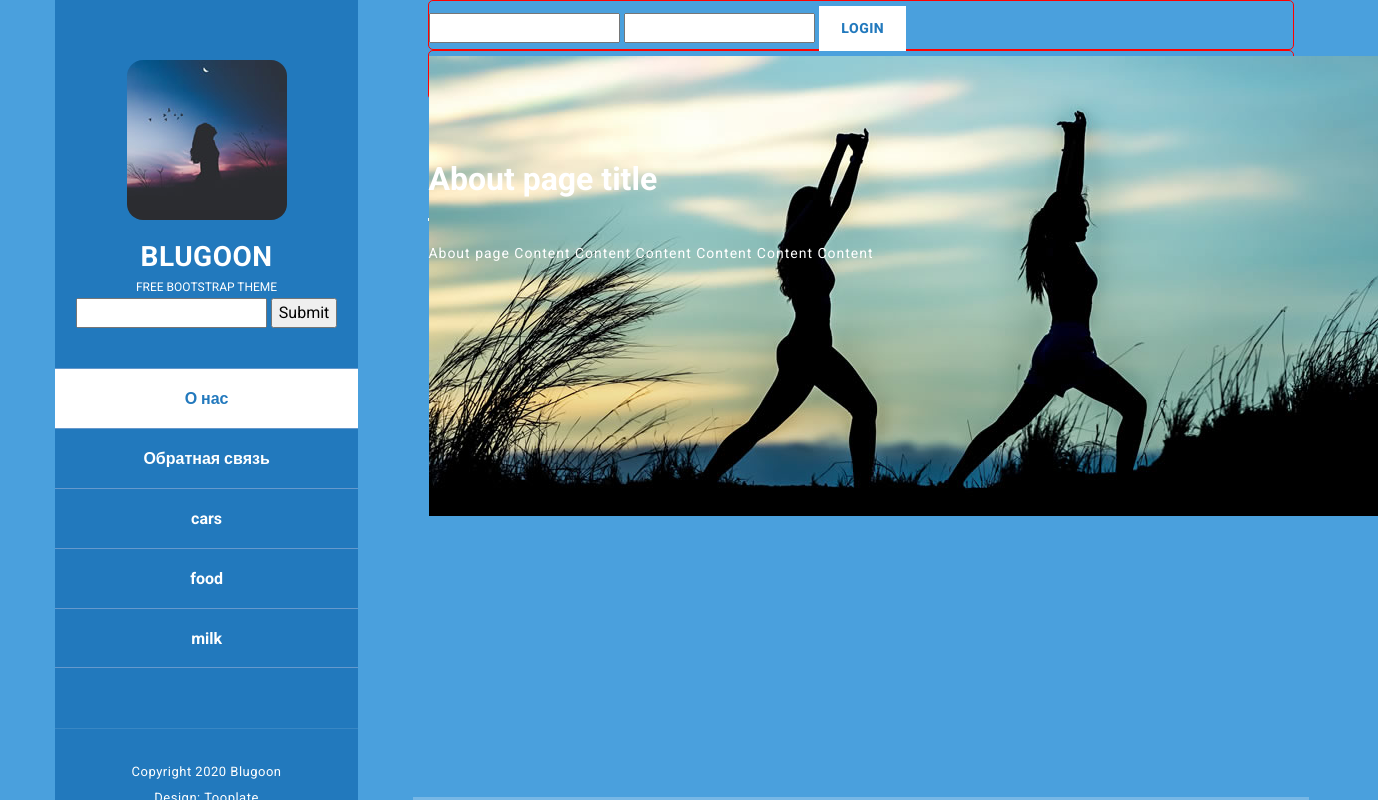
/about, run on the app's committed database.
### main/models.py (models this page shows, shortened)
class Category(models.Model):
    name = models.CharField(max_length=250)

class Page(models.Model):
    title = models.CharField(max_length=250)
    content = models.TextField()
    alias = models.CharField(max_length=250, null=True, blank=True)

### main/views.py (the view)
# urls.py: path('about', about),
def about(request):
    page = Page.objects.get(alias='about')
    cats = Category.objects.all()
    return render(request,'about.html', {"page": page, "cats": cats})

### templates/about.html (shortened to what this page needs)
{% extends 'layout.html' %}
{% block content %}
        <div class="top-header">
        	<img src="/static/assets/images/aerobic-girls.jpg" alt="aerobic girls" />
        </div>
          <div class="section-heading">
            <h2>{{ page.title }}</h2>
            <span>{{ page.content }}</span>
          </div>
{% endblock %}
{% block css %}
      <link rel="stylesheet" href="/static/about.css" />
{% endblock %}

### templates/layout.html (shortened to what this page needs)
<!DOCTYPE html>
<html lang="en">
  <head>
    <link href="/static/vendor/bootstrap/css/bootstrap.min.css" rel="stylesheet" />
    <link rel="stylesheet" href="/static/assets/css/fontawesome.css" />
    <link rel="stylesheet" href="/static/assets/css/tooplate-style.css" />
    <link rel="stylesheet" href="/static/assets/css/owl.css" />
    <link rel="stylesheet" href="/static/assets/css/lightbox.css" />
      <link rel="stylesheet" href="/static/my.css" />
      {% block css %} {% endblock %}
  </head>
  <body>
    <div id="page-wraper">
      <div class="responsive-nav">
        <div id="menu" class="menu">
          <div class="container">
            <div class="image">
              <a href="/"><img src="/static/assets/images/logo-image.jpg" alt="Blugoon by Tooplate" /></a>
            </div>
            <div class="author-content">
              <h4>Blugoon</h4>
              <span>Free Bootstrap Theme</span>
              <form metod="GET" action="/search">
                <input name="keyword" />
                <input type="submit" name="Search" />
              </form>
            </div>
            <nav class="main-nav" role="navigation">
              <ul class="main-menu">
                <li>
                  <a href="/about">О нас</a>
                  </li>
                <li>
                  <a href="/feed">Обратная связь</a>
                  </li>
                {% for c in cats %}
                <li>
                  <a href="/filter/{{ c.id }}">{{ c.name }}</a>
                  </li>
                {% endfor %}
              </ul>
            </nav>
            <div class="copyright-text">
              <p>Copyright 2020 Blugoon<br>
              Design: Tooplate</p>
            </div>
          </div>
        </div>
      </div>
      <section class="section about-me" data-section="section1">
        <div class="container">
            <div class="top-header">
              {% if not user.is_authenticated %}
                {% include 'parts/login_form.html' %}
              {% endif %}
            </div>
          {% block content %} {% endblock %}
        </div>
      </section>
    </div>
  </body>
</html>

### static/assets/css/tooplate-style.css (style rules this page uses)
body { font-family: 'Roboto', sans-serif; overflow-x: hidden; }
#page-wraper { background: #4AA0DD no-repeat center center fixed; -webkit-background-size: cover; -moz-background-size: cover; -o-background-size: cover; background-size: cover; width: 100%; }
input, select, textarea { outline: none; }
a { color: #9FF; text-decoration: none; }
p { letter-spacing: 0.5px; line-height: 2em; color: #fff; }
h4 { font-size: 28px; font-weight: 700; color: #fff; letter-spacing: 0.5px; }
img { width: 100%; overflow: hidden; }
ul { padding: 0; margin: 0; list-style: none; }
ul li { display: inline-block; }
html { -webkit-box-sizing: border-box; -moz-box-sizing: border-box; box-sizing: border-box; }
*, *:before, *:after { -webkit-box-sizing: inherit; -moz-box-sizing: inherit; box-sizing: inherit; }
.container { margin: 0 auto; }
.top-header { margin: 0; padding: 0; }
.main-nav { text-align: center; }
.main-nav li:last-child a { border-bottom: 1px solid #69C; }
.main-nav li { display: block; }
.main-nav li a { height: 60px; line-height: 60px; display: inline-block; font-size: 16px; font-weight: 700; color: #fff; width: 100%; transition: all 0.5s; border-top: 1px solid #69C; }
.main-nav li:hover a, .main-nav li.active a { background: #fff; color: #2279BD; }
.menu .image { margin-top: 50px; }
.menu .image img { width: 160px; height: 160px; border-radius: 10%; text-align: center; }
.menu .author-content { margin: 20px 0px 40px 0px; }
.menu .author-content h4 { margin-bottom: 0px; text-transform: uppercase; }
.menu .author-content span { font-size: 12px; text-transform: uppercase; color: #fff; }
.menu .copyright-text { position: relative; margin-top: 60px; }
.menu .copyright-text p { border-top: 1px solid rgba(250, 250, 250, 0.1); display: inline-block; width: 100%; padding-left: 30px; padding-right: 30px; padding-top: 30px; font-size: 13px; }
.menu:before, .menu:after { content: ""; display: table; }
.menu:after { clear: both; }
.menu a { text-decoration: none; color: inherit; }
.menu { text-align: center; }
.menu { left: 8%; -webkit-transition: -webkit-transform 233ms cubic-bezier(0, 0, 0.21, 1); -webkit-overflow-scrolling: touch; background-color: #2279BD; box-sizing: border-box; height: 100vh; max-height: 100vh !important; max-width: 80vw !important; min-width: 45px !important; outline: none; overflow-x: hidden !important; overflow-y: auto !important; padding: 0; position: fixed !important; top: calc(0px); width: 22%; will-change: transform; z-index: 9999 !important; }
.section { color: #fff; width: 55%; right: 10%; left: 35%; position: relative; min-height: 100vh; padding-bottom: 60px; border-bottom: 3px solid rgba(250, 250, 250, 0.25); }
.section-heading { text-align: left; padding: 60px 0 40px 0; }
.section-heading h2 { font-size: 32px; font-weight: 700; color: #fff; }
.section-heading span { margin-top: 5px; font-size: 14px; color: #fff; letter-spacing: 1px; }
@media screen and (max-width: 1680px) { .menu { left: 4%; } }
@media screen and (max-width: 1680px) { .section { color: #fff; width: 65%; right: 5%; left: 30%; } }
@media screen and (max-width: 1680px) and (min-width: 846px) { .menu .image { margin-top: 60px; } }
.menu .container { padding-left: 0; padding-right: 0; }

### static/my.css (style rules this page uses)
img { width: auto !important; }
.top-header { border: 1px solid red; border-radius: 5px; padding-top: 5px; height: 50px; }

### data on the page
Category: name "cars"
Category: name "food"
Category: name "milk"
Page: title "About page title", content "About page Content Content Content Content Content Content"
